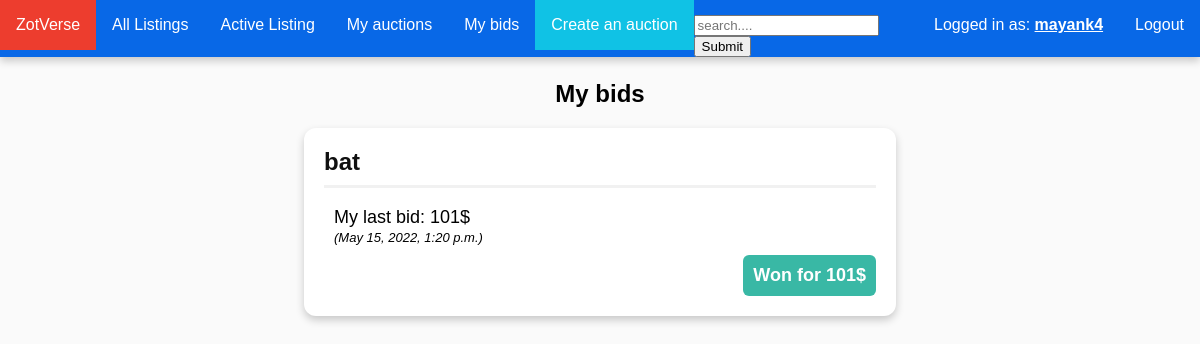
Screenshot of /mybids/ (signed in) with the database file from the repository.
### auctions/models.py (models this page shows, shortened)
class Bid(models.Model):
    bidder = models.ForeignKey(User, on_delete=models.CASCADE)
    auction = models.ForeignKey(Auction, on_delete=models.CASCADE)
    amount = models.IntegerField()
    date = models.DateTimeField('when the bid was made')

class Auction(models.Model):
    author = models.ForeignKey(User, on_delete=models.CASCADE)
    title = models.CharField(max_length=300)
    desc = models.CharField(max_length=2000, blank=True)
    image = models.ImageField(upload_to='auction_images/', blank=True, default = 'auction_images/default/default.svg')
    min_value = models.IntegerField()
    date_added = models.DateTimeField()
    duration = models.IntegerField(default=24)
    is_active = models.BooleanField(default=True)
    winner = models.ForeignKey(User, on_delete=models.SET("(deleted)"),
                               blank=True,
                               null=True,
                               related_name="auction_winner",
                               related_query_name="auction_winner")
    final_value = models.IntegerField(blank=True, null=True)
    def resolve(self):
        if self.is_active:
            if self.has_expired():
                highest_bid = Bid.objects.filter(auction=self).order_by('-amount').order_by('date').first()
                if highest_bid:
                    self.winner = highest_bid.bidder
                    self.final_value = highest_bid.amount
                self.is_active = False
                self.save()

### auctions/views.py (the view)
# urls.py: path('mybids/', auctions_views.my_bids, name="my_bids"),
@login_required
def my_bids(request):
    my_bids_list = Bid.objects.all().filter(bidder=request.user).order_by('-date')
    for b in my_bids_list:
        b.auction.resolve()
    template = loader.get_template('auctions/my_bids.html')
    context = {
        'my_bids_list': my_bids_list,
    }
    return HttpResponse(template.render(context, request))

### auctions/templates/auctions/my_bids.html (shortened to what this page needs)
{% extends "base.html" %}
{% block content %}
<h2> My bids </h2>
{% if my_bids_list %}
<ul class="my-bid-list">
    {% for bid in my_bids_list %}
        <li class="my-bid-li"><a class="my-bid-link" href="{% url 'auctions:detail' bid.auction.id %}">{{ bid.auction.title }}</a>
            <hr>
            <div class="my-bid-label">
                My last bid: {{ bid.amount }}$
                <div class="my-bid-date">({{ bid.date }})</div>
            </div>
            {% if bid.auction.is_active %}
                <div class="my-bid-status-active">Pending</div>
            {% else %}
                {% if bid.auction.winner and bid.auction.winner == user %}
                    <div class="my-bid-status-won">Won for {{ bid.amount }}$</div>
                {% else %}
                    <div class="my-bid-status-lost">Lost</div>
                {% endif %}
            {% endif %}
        </li>
    {% endfor %}
</ul>
{% else %}
    <h4>No bids are available.</h4>
{% endif %}
{% endblock %}

### templates/base.html (shortened to what this page needs)
<!DOCTYPE html>
<html lang="en">
<head>
  {% load static %}
  <link rel="stylesheet" href="{% static 'css/style.css' %}">
</head>
<body>
      {% block sidebar %}
        <ul class="navbar">
          <li class="auction-rush-button">
            <a class="navbar-link" href="{% url 'about' %}">
                ZotVerse
            </a>
        </li>
          <li class="navbar-item"><a class="navbar-link" href="{% url 'auctions:auctions' %}">All Listings</a></li>
          <li class="navbar-item"><a class="navbar-link" href="{% url 'index' %}"">Active Listing</a></li>
          {% if user.is_authenticated %}
          <li class="navbar-item"><a class="navbar-link" href="{% url 'my_auctions' %}">My auctions</a></li>
          <li class="navbar-item"><a class="navbar-link" href="{% url 'my_bids' %}">My bids</a></li>
          <li class="create-auction-button"><a class="navbar-link" href="{% url 'auctions:create' %}">Create an auction</a> </li>
          {% endif %}
          {% if user.is_authenticated %}
            <li class="navbar-item-right"><a class="navbar-link" href="{% url 'logout' %}?next={% url 'index' %}">Logout</a></li>
            <li class="navbar-item-right"><span class="navbar-text">Logged in as: <span class="username">{{ user.get_username }}</span></span></li>
          {% else %}
            <li class="navbar-item-right"><a class="navbar-link" href="{% url 'login' %}?next={% url 'index' %}">Login</a></li>
            <li class="navbar-item-right"><a class="navbar-link" href="{% url 'register' %}?next={{request.path}}">Register</a></li>
          {% endif %}
          <div style = "margin-top: 15px;">
            <form method="post" action="/auctions/search" >
              <input name="search_keyword" type="" class="navbar-link" id="" placeholder="search...."/>
              <button type="submit">Submit</button>
            </form>
            </div>
        </ul>
     {% endblock %}
      <div class="main-content">{% block content %}{% endblock %}</div>
</body>
</html>

### static/css/style.css (style rules this page uses)
:root { --background: #FFFFFF; --color0: #F1F1F1; --color1: #ED665B; --color2: #39B8A5; --color3: #F98F3D; --color4: #1972E7; --color5: #AE5BF6; --color6: #4DCCE5; --color7: #101010; --color8: #9F9F9F; --color9: #ED3D2E; --color10: #16B8A0; --color11: #F97916; --color12: #0868E7; --color13: #9422F6; --color14: #10C2E5; --color15: #656565; --color16: #ffff00; --main-bg: #FAFAFA; --navbar-bg: #2A2A2A; --light-green: #C8F9E3; --navbar-bg-hover: #3A3A3A; --shadow: 0 4px 8px 0 rgba(0,0,0,0.2); --strong-shadow: 0 4px 8px 0 rgba(0,0,0,0.5); }
body { background: var(--main-bg); }
* { font-family: sans-serif !important; }
hr { border: 0; height: 3px; background: var(--color0); }
h2 { text-align: center; }
.main-content { margin-top: 80px; }
li a { color: var(--color2); }
.navbar { list-style-type: none; position: absolute; top: 0; left: 0; margin: 0; padding: 0; width: 100%; overflow: hidden; background-color: var(--color12); box-shadow: var(--shadow); }
.navbar-item { float: left; transition: .3s; }
.navbar-item-right { float: right; transition: .3s; }
.navbar-item .navbar-link { display: block; color: var(--background); text-align: center; padding: 16px; text-decoration: none; transition: .3s; }
.navbar-item-right .navbar-link { display: block; color: var(--background); text-align: center; padding: 16px; text-decoration: none; transition: .3s; }
.create-auction-button { float: left; transition: .3s; }
.create-auction-button .navbar-link { display: block; background: var(--color14); color: var(--background); text-align: center; padding: 16px; text-decoration: none; transition: .3s; }
.auction-rush-button .navbar-link { display: block; background: var(--color1); color: var(--background); text-align: center; padding: 16px; text-decoration: none; transition: .3s; }
.auction-rush-button { float: left; transition: .3s; }
.navbar-text { display: block; color: var(--background); text-align: center; padding: 16px; text-decoration: none; }
.username { font-weight: bold; text-decoration: underline; }
.my-bid-list { list-style-type: none; width: 50%; margin: auto; }
.my-bid-li { box-shadow: var(--shadow); background: var(--background); display: inline-list-item; border-radius: 12px; padding: 20px; margin: 20px; margin-left: -20px; text-overflow: ellipsis; white-space: nowrap; overflow: hidden; font-size: large; }
.my-bid-link { text-decoration: none; font-size: x-large; font-weight: bold; text-align: center; color: var(--color7); }
.my-bid-label { padding: 10px; border-radius: 4px; }
.my-bid-date { font-style: italic; font-size: small; margin-top: 2px; }
.my-bid-status-won { font-weight: bold; color: var(--background); background: var(--color2); padding: 10px; border-radius: 6px; float: right; }

### rows the page displays
Bid: auction "bat", amount "101", date "May 15, 2022, 1:20 p.m."

### other values shown
{{ user.get_username }} "mayank4"
